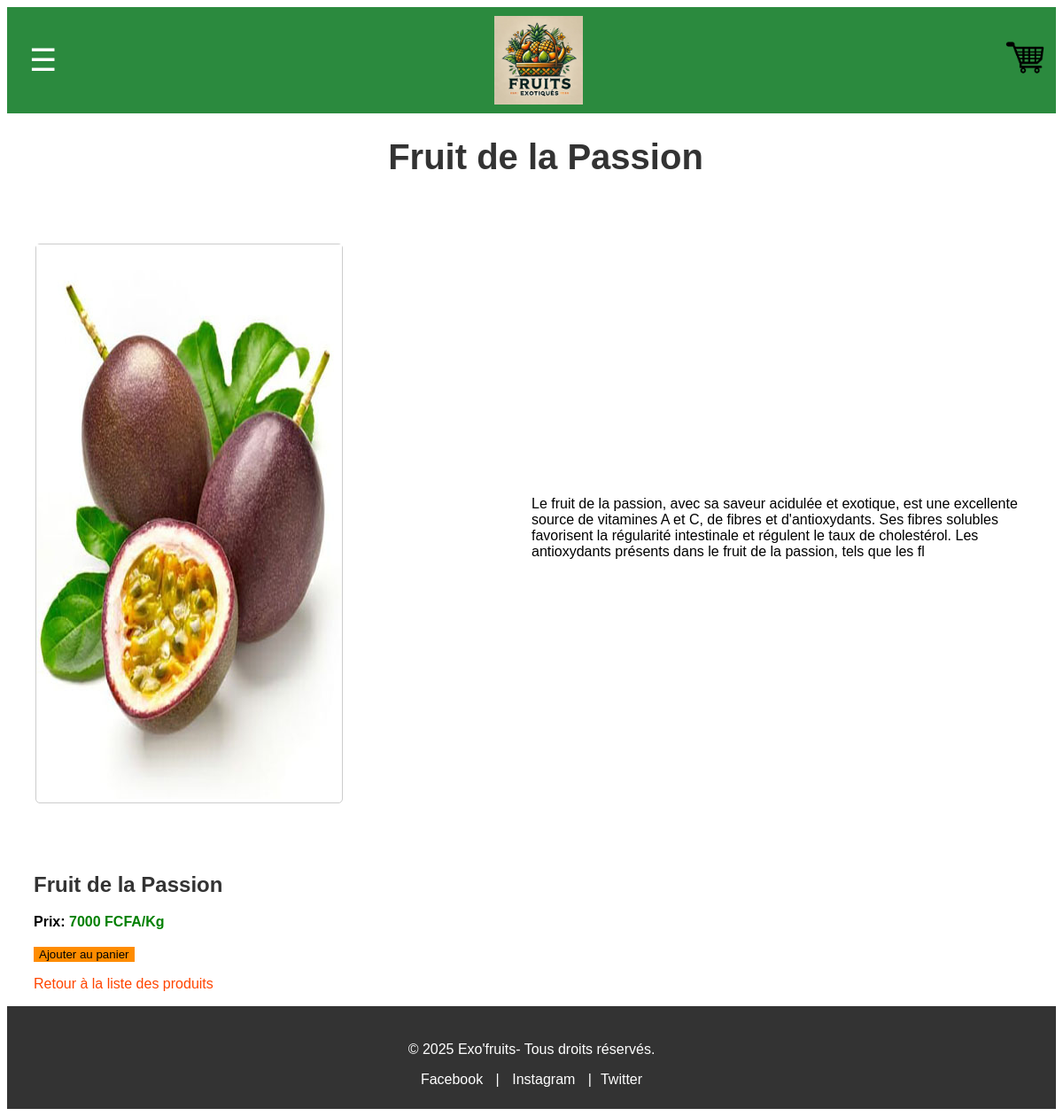
Page /produit.php?id=4 on the committed database.
### tables this page shows
CREATE TABLE `produits` (
  `id` int(11) NOT NULL,
  `nom` varchar(50) NOT NULL,
  `detail` varchar(300) NOT NULL,
  `catégorie` varchar(50) NOT NULL,
  `photo` varchar(50) NOT NULL,
  `prix` varchar(50) NOT NULL,
  `remise` int(11) NOT NULL
);

### produit.php (the view, shortened to what this page needs)
<?php
require_once("connexion.php");
$id_produit = isset($_GET['id']) ? intval($_GET['id']) : null;
if ($id_produit) {
    $req = "SELECT id, nom, photo, prix, detail FROM produits WHERE id =" . $id_produit;
    $resultat = mysqli_query($link, $req);
    if ($produit = mysqli_fetch_assoc($resultat)) {
        ?>
        <!DOCTYPE html>
        <html lang="fr">
        <head>
            <link rel="stylesheet" href="style.css">
        </head>
        <body>
            <header>
                <?php include("haut.php"); ?>
            </header>
            <h1 class="h-h1"><?php echo $produit['nom']; ?></h1>
            <section class="h-el">
                <div class="product-image">
                    <img src="<?php echo $produit['photo']; ?>" alt="<?php echo $produit['nom']; ?>">
                </div>
                <p class="h-content"><?php echo $produit['detail'] ?></p>
            </section>
            <div class="product-info">
                <h2><?php echo $produit['nom'] ?></h2>
                <span class="product-price" id="prixUnitaire"><strong>Prix: </strong><?php echo $produit['prix'] ?> FCFA/Kg</span><br><br>
                <button class="bouton-ajouter-panier" data-id-produit="<?php echo $id_produit; ?>">Ajouter au panier</button>
                <p class="lien"><a href="index.php?page=hans">Retour à la liste des produits</a></p>
            </div>
            <footer>
                <?php include("bas.php"); ?>
            </footer>
        </body>
        </html>
        <?php
    } else {
        echo "Produit non trouvé.";
    }
}
?>

### style.css (style rules this page uses)
h1, h2, h3 { font-weight: bold; color: #333; }
.h-h1 { align-items: center; margin-left: 32px; text-align: center; font-size: 2.5rem; font-weight: bold; }
.h-content { max-width: 50%; }
.h-el { display: flex; justify-content: space-between; align-items: center; padding: 3rem 2rem; }
.product-image { width: auto; height: auto; margin-bottom: 10px; object-fit: cover; border: 1px solid #ccc; border: 1px solid #ccc; border-radius: 5px; }
footer { background-color: #333; color: white; text-align: center; padding: 12px; }
button { border: none; background-color: #ff8c00; }
body { font-family:Arial, Helvetica, sans-serif; }
.lien a { text-decoration: none; color:orangered; }
.lien a { text-decoration: none; }
.product-price { color: green; font-weight: 800; }
.product-info { margin-left: 30px; }
.product-info strong { color: #000; }

### rows in the picture
produits: nom "Fruit de la Passion", photo (picture), detail "Le fruit de la passion, avec sa saveur acidulée et exotique, est une excellente source de vitamines A et C, de fibres et d'antioxydants. Ses fibres solubles favorisent la régularité intestinale et régulent le taux de cholestérol. Les antioxydants présents dans le fruit de la passion, tels que les fl", prix "7000"
